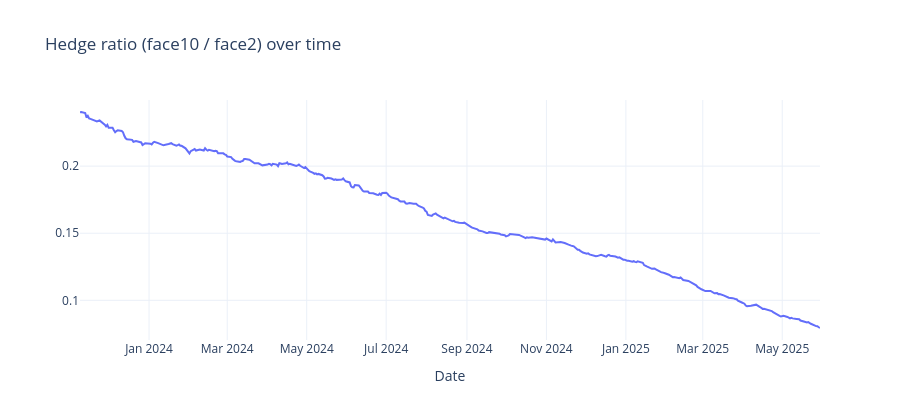
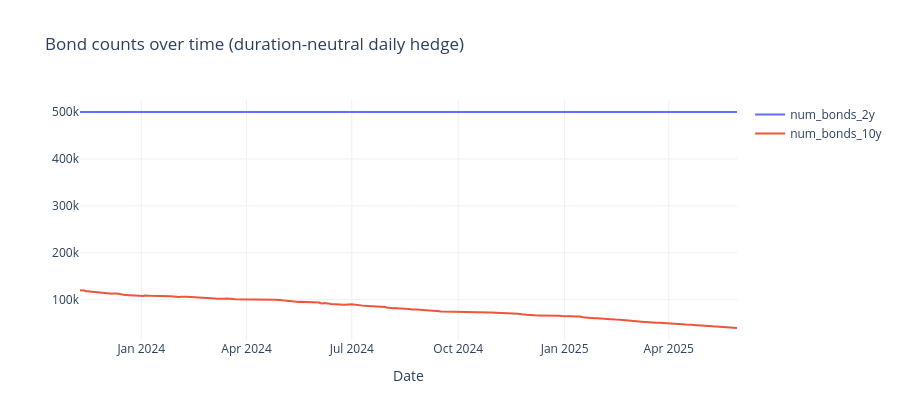
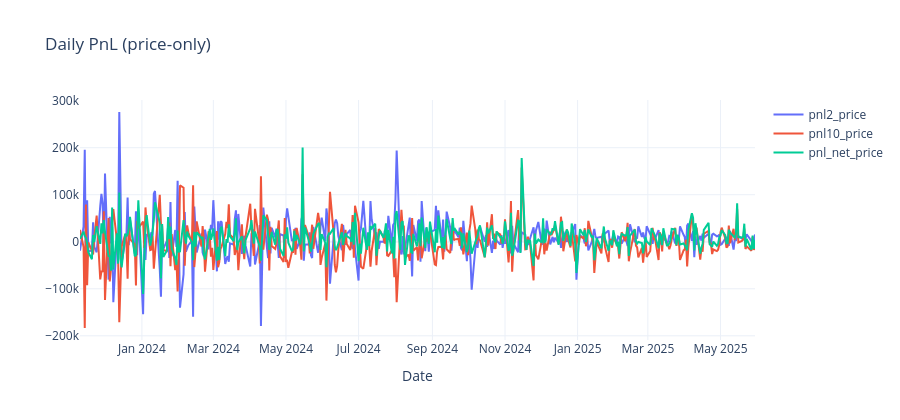
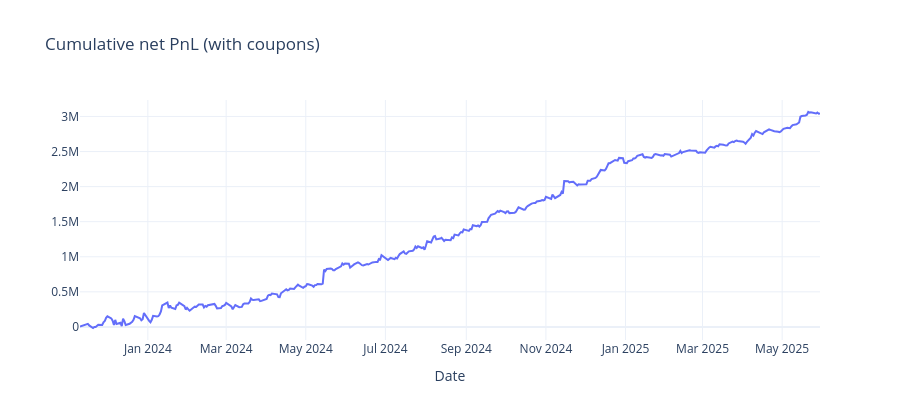

Write notebook code for charts like these, in order.
### Code cell
import plotly.graph_objects as go

def line_plot(df, cols, title, yaxis_title=""):
    fig = go.Figure()
    for c in cols:
        s = df[c].dropna()
        fig.add_trace(go.Scatter(x=s.index, y=s.values, mode="lines", name=c))
    fig.update_layout(
        title=title,
        xaxis_title="Date",
        yaxis_title=yaxis_title,
        template="plotly_white",
        height=420
    )
    fig.show()

# 1.2 hedge ratio
line_plot(out, ["hedge_ratio_face10_over_face2"], "Hedge ratio (face10 / face2) over time")

# 1.2 bond counts
line_plot(out, ["num_bonds_2y", "num_bonds_10y"], "Bond counts over time (duration-neutral daily hedge)")

# 1.4 daily PnL (price-only)
line_plot(out, ["pnl2_price", "pnl10_price", "pnl_net_price"], "Daily PnL (price-only)")

# 1.5 cumulative net PnL with coupons
cum = out["pnl_net_with_coupons"].dropna().cumsum()
fig = go.Figure()
fig.add_trace(go.Scatter(x=cum.index, y=cum.values, mode="lines", name="Cumulative net PnL (with coupons)"))
fig.update_layout(title="Cumulative net PnL (with coupons)", xaxis_title="Date", template="plotly_white", height=420)
fig.show()

#Cumulative net PnL without coupons
s = out["pnl_net_price"].dropna().cumsum()
fig = go.Figure(go.Scatter(x=s.index, y=s.values, mode="lines", name="Cumulative PnL (no coupons)"))
fig.update_layout(title="Cumulative net PnL (price-only, no coupons)", xaxis_title="Date", template="plotly_white")
fig.show()

### Figure 1 — Plotly figure (JSON) as saved in the notebook; plotly's stock layout.template omitted (floating-point values rounded to 4 significant figures; data arrays with more than 128 entries replaced by an {"elided": "..."} marker saying what was removed)
{"data": [{"mode": "lines", "name": "hedge_ratio_face10_over_face2", "type": "scatter", "x": {"elided": "388 str values"}, "y": {"elided": "388 float values"}}], "layout": {"height": 420, "title": {"text": "Hedge ratio (face10 / face2) over time"}, "xaxis": {"title": {"text": "Date"}}, "yaxis": {"title": {"text": ""}}}}

### Figure 2 — Plotly figure (JSON) as saved in the notebook; plotly's stock layout.template omitted (floating-point values rounded to 4 significant figures; data arrays with more than 128 entries replaced by an {"elided": "..."} marker saying what was removed)
{"data": [{"mode": "lines", "name": "num_bonds_2y", "type": "scatter", "x": {"elided": "388 str values"}, "y": {"elided": "388 float values"}}, {"mode": "lines", "name": "num_bonds_10y", "type": "scatter", "x": {"elided": "388 str values"}, "y": {"elided": "388 float values"}}], "layout": {"height": 420, "title": {"text": "Bond counts over time (duration-neutral daily hedge)"}, "xaxis": {"title": {"text": "Date"}}, "yaxis": {"title": {"text": ""}}}}

### Figure 3 — Plotly figure (JSON) as saved in the notebook; plotly's stock layout.template omitted (floating-point values rounded to 4 significant figures; data arrays with more than 128 entries replaced by an {"elided": "..."} marker saying what was removed)
{"data": [{"mode": "lines", "name": "pnl2_price", "type": "scatter", "x": {"elided": "387 str values"}, "y": {"elided": "387 float values"}}, {"mode": "lines", "name": "pnl10_price", "type": "scatter", "x": {"elided": "387 str values"}, "y": {"elided": "387 float values"}}, {"mode": "lines", "name": "pnl_net_price", "type": "scatter", "x": {"elided": "387 str values"}, "y": {"elided": "387 float values"}}], "layout": {"height": 420, "title": {"text": "Daily PnL (price-only)"}, "xaxis": {"title": {"text": "Date"}}, "yaxis": {"title": {"text": ""}}}}

### Figure 4 — Plotly figure (JSON) as saved in the notebook; plotly's stock layout.template omitted (floating-point values rounded to 4 significant figures; data arrays with more than 128 entries replaced by an {"elided": "..."} marker saying what was removed)
{"data": [{"mode": "lines", "name": "Cumulative net PnL (with coupons)", "type": "scatter", "x": {"elided": "387 str values"}, "y": {"elided": "387 float values"}}], "layout": {"height": 420, "title": {"text": "Cumulative net PnL (with coupons)"}, "xaxis": {"title": {"text": "Date"}}}}
